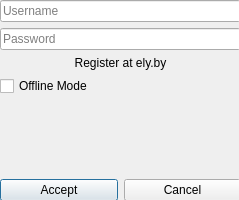
<?xml version="1.0" encoding="UTF-8"?>
<ui version="4.0">
 <class>Dialog_account</class>
 <widget class="QDialog" name="dialog_account">
  <property name="geometry">
   <rect>
    <x>0</x>
    <y>0</y>
    <width>239</width>
    <height>200</height>
   </rect>
  </property>
  <property name="windowTitle">
   <string>Accounts</string>
  </property>
  <widget class="QWidget" name="gridLayoutWidget">
   <property name="geometry">
    <rect>
     <x>0</x>
     <y>0</y>
     <width>241</width>
     <height>201</height>
    </rect>
   </property>
   <layout class="QGridLayout" name="grid_layout">
    <item row="0" column="0">
     <layout class="QVBoxLayout" name="vertical_vayout">
      <item>
       <widget class="QLineEdit" name="text_user">
        <property name="placeholderText">
         <string>Username</string>
        </property>
       </widget>
      </item>
      <item>
       <widget class="QLineEdit" name="text_password">
        <property name="placeholderText">
         <string>Password</string>
        </property>
       </widget>
      </item>
      <item>
       <widget class="QLabel" name="label_info">
        <property name="text">
         <string>Register at ely.by</string>
        </property>
        <property name="alignment">
         <set>Qt::AlignCenter</set>
        </property>
       </widget>
      </item>
      <item>
       <widget class="QCheckBox" name="check_offline">
        <property name="text">
         <string>Offline Mode</string>
        </property>
       </widget>
      </item>
      <item>
       <spacer name="spacer">
        <property name="orientation">
         <enum>Qt::Vertical</enum>
        </property>
        <property name="sizeHint" stdset="0">
         <size>
          <width>20</width>
          <height>40</height>
         </size>
        </property>
       </spacer>
      </item>
      <item>
       <layout class="QHBoxLayout" name="horizontal_layout">
        <item>
         <widget class="QPushButton" name="button_accept">
          <property name="text">
           <string>Accept</string>
          </property>
         </widget>
        </item>
        <item>
         <widget class="QPushButton" name="button_cancel">
          <property name="text">
           <string>Cancel</string>
          </property>
         </widget>
        </item>
       </layout>
      </item>
     </layout>
    </item>
   </layout>
  </widget>
 </widget>
 <resources/>
 <connections/>
</ui>
